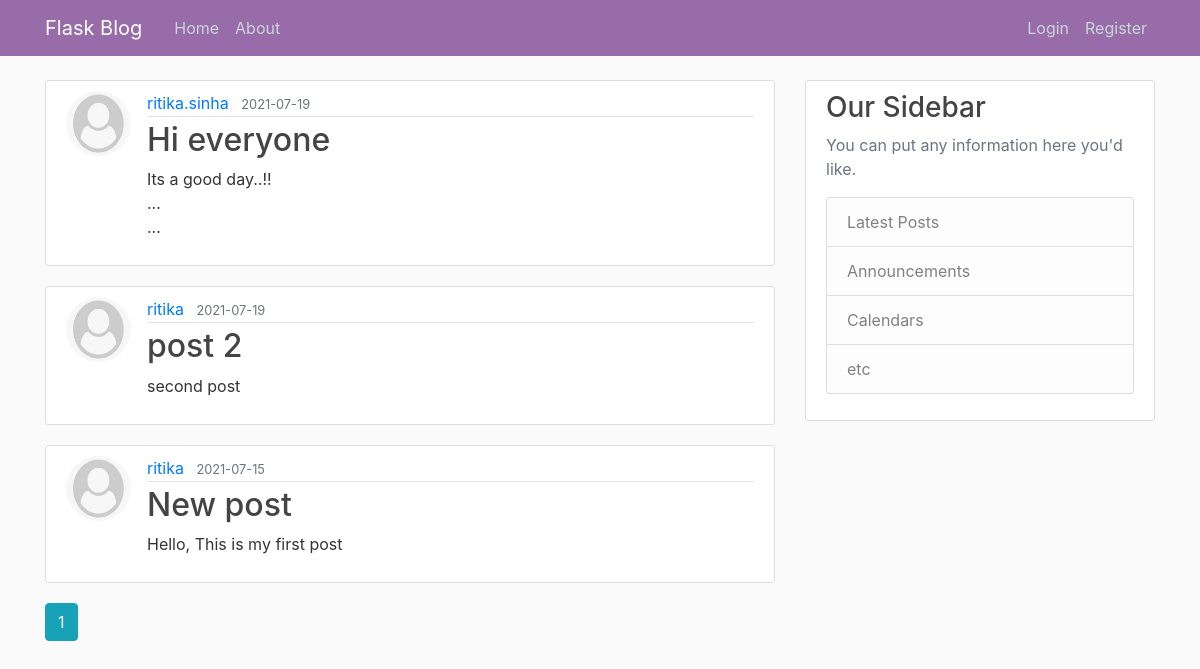
The page /home on the database its author committed.
### flaskblog/models.py (models this page shows, shortened)
class Post(db.Model):
    id = db.Column(db.Integer, primary_key=True)
    title = db.Column(db.String(100), nullable=False)
    date_posted = db.Column(db.DateTime, nullable=False, default=datetime.utcnow)
    content = db.Column(db.Text, nullable=False)
    user_id = db.Column(db.Integer, db.ForeignKey('user.id'), nullable=False)

class User(db.Model, UserMixin):
    id = db.Column(db.Integer, primary_key=True)
    username = db.Column(db.String(20), unique=True, nullable=False)
    email = db.Column(db.String(120), unique=True, nullable=False)
    image_file = db.Column(db.String(20), nullable=False, default='default.jpg')
    password = db.Column(db.String(60), nullable=False)
    posts = db.relationship('Post', backref='author', lazy=True)

### flaskblog/main/routes.py (the view)
@main.route("/")
@main.route("/home")
def home():
    page = request.args.get('page', 1, type=int)
    posts = Post.query.order_by(Post.date_posted.desc()).paginate(page=page, per_page=5)
    return render_template('home.html', posts=posts)

### flaskblog/templates/home.html
{% extends "layout.html" %}
{% block content %}
    {% for post in posts.items %}
        <article class="media content-section">
          <img class="rounded-circle article-img" src="{{ url_for('static', filename='profile_pics/' + post.author.image_file) }}">
          <div class="media-body">
            <div class="article-metadata">
              <a class="mr-2" href="{{ url_for('users.user_posts', username=post.author.username) }}">{{ post.author.username }}</a>
              <small class="text-muted">{{ post.date_posted.strftime('%Y-%m-%d') }}</small>
            </div>
            <h2><a class="article-title" href="{{ url_for('posts.post', post_id=post.id) }}">{{ post.title }}</a></h2>
            <p class="article-content">{{ post.content }}</p>
          </div>
        </article>
    {% endfor %}
    {% for page_num in posts.iter_pages(left_edge=1, right_edge=1, left_current=1, right_current=2) %}
      {% if page_num %}
        {% if posts.page == page_num %}
          <a class="btn btn-info mb-4" href="{{ url_for('main.home', page=page_num) }}">{{ page_num }}</a>
        {% else %}
          <a class="btn btn-outline-info mb-4" href="{{ url_for('main.home', page=page_num) }}">{{ page_num }}</a>
        {% endif %}
      {% else %}
        ...
      {% endif %}
    {% endfor %}
{% endblock content %}

### flaskblog/templates/layout.html (shortened to what this page needs)
<!DOCTYPE html>
<html>
<head>
    <link rel="stylesheet" href="https://maxcdn.bootstrapcdn.com/bootstrap/4.0.0/css/bootstrap.min.css">
    <link rel="stylesheet" type="text/css" href="{{ url_for('static', filename='main.css') }}">
</head>
<body>
    <header class="site-header">
      <nav class="navbar navbar-expand-md navbar-dark bg-steel fixed-top">
        <div class="container">
          <a class="navbar-brand mr-4" href="/">Flask Blog</a>
          <div class="collapse navbar-collapse" id="navbarToggle">
            <div class="navbar-nav mr-auto">
              <a class="nav-item nav-link" href="{{ url_for('main.home') }}">Home</a>
              <a class="nav-item nav-link" href="{{ url_for('main.about') }}">About</a>
            </div>
            <div class="navbar-nav">
              {% if current_user.is_authenticated %}
                <a class="nav-item nav-link" href="{{ url_for('posts.new_post') }}">New Post</a>
                <a class="nav-item nav-link" href="{{ url_for('users.account') }}">Account</a>
                <a class="nav-item nav-link" href="{{ url_for('users.logout') }}">Logout</a>
              {% else %}
                <a class="nav-item nav-link" href="{{ url_for('users.login') }}">Login</a>
                <a class="nav-item nav-link" href="{{ url_for('users.register') }}">Register</a>
              {% endif %}
            </div>
          </div>
        </div>
      </nav>
    </header>
    <main role="main" class="container">
      <div class="row">
        <div class="col-md-8">
          {% block content %}{% endblock %}
        </div>
        <div class="col-md-4">
          <div class="content-section">
            <h3>Our Sidebar</h3>
            <p class='text-muted'>You can put any information here you'd like.
              <ul class="list-group">
                <li class="list-group-item list-group-item-light">Latest Posts</li>
                <li class="list-group-item list-group-item-light">Announcements</li>
                <li class="list-group-item list-group-item-light">Calendars</li>
                <li class="list-group-item list-group-item-light">etc</li>
              </ul>
            </p>
          </div>
        </div>
      </div>
    </main>
</body>
</html>

### flaskblog/static/main.css (style rules this page uses)
body { background: #fafafa; color: #333333; margin-top: 5rem; }
h1, h2, h3, h4, h5, h6 { color: #444444; }
.bg-steel { background-color: #986BA9; }
.site-header .navbar-nav .nav-link { color: #cbd5db; }
.content-section { background: #ffffff; padding: 10px 20px; border: 1px solid #dddddd; border-radius: 3px; margin-bottom: 20px; }
.article-title { color: #444444; }
.article-content { white-space: pre-line; }
.article-img { height: 65px; width: 65px; margin-right: 16px; }
.article-metadata { padding-bottom: 1px; margin-bottom: 4px; border-bottom: 1px solid #e3e3e3 }

### rows shown on the page
Post: image_file (placeholder picture), author.username "ritika.sinha", date_posted "2021-07-19", title "Hi everyone", content "Its a good day..!! ... ..."
Post: image_file (placeholder picture), author.username "ritika", date_posted "2021-07-19", title "post 2", content "second post"
Post: image_file (placeholder picture), author.username "ritika", date_posted "2021-07-15", title "New post", content "Hello, This is my first post"

### other values the page prints
{{ page_num }} "1"
